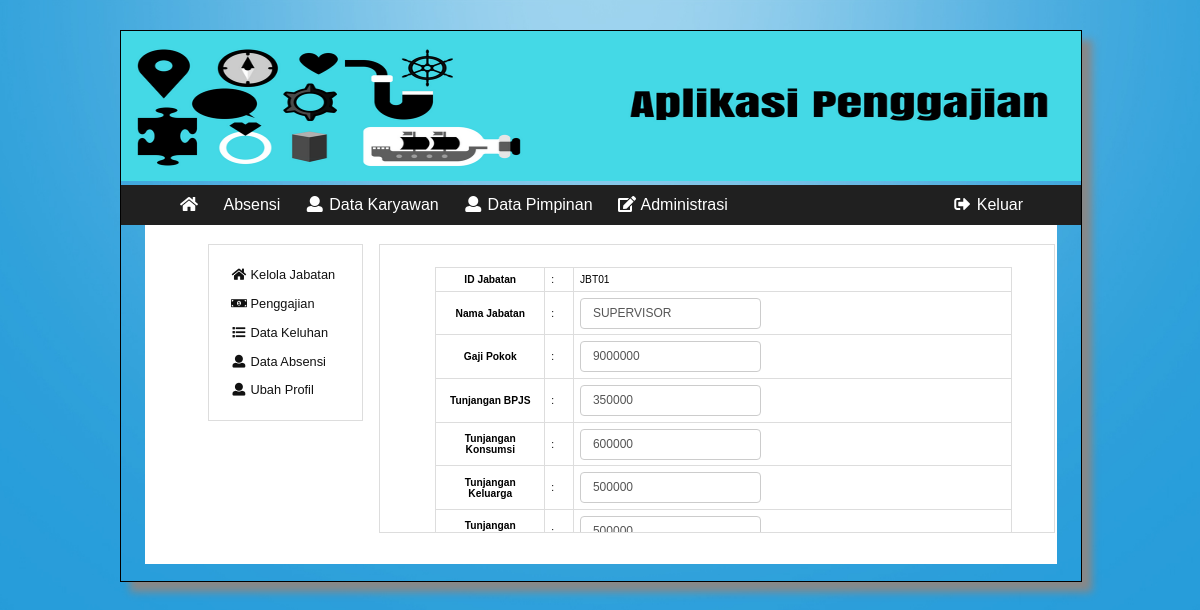
The app's page /admin/index.php?p=d_administrasi&k=a_jabatan_tools&idjab=JBT01&aksi=edit (signed in) with its own data.
### tables this page shows
CREATE TABLE `jabatan` (
  `id_jabatan` varchar(15) NOT NULL,
  `nama_jabatan` varchar(50) DEFAULT NULL,
  `gaji_pokok` double DEFAULT NULL,
  `tunjangan_bpjs` double DEFAULT NULL,
  `tunjangan_konsumsi` double DEFAULT NULL,
  `tunjangan_transport` double DEFAULT NULL,
  `tunjangan_keluarga` double DEFAULT NULL
);

### controller.php (called while the page is built, shortened)
<?php
if (!empty($_GET['idjab'])) {
  $idjab = $_GET['idjab'];
  $queryedit_jabatan = "SELECT * FROM jabatan WHERE id_jabatan = '$idjab' order by id_jabatan asc";
  $sqledit_jabatan = $mysqli->query($queryedit_jabatan);
}
?>

### admin/konten/administrasi/a_jabatan_tools.php (the view, shortened to what this page needs)
<div class="apps-content-item">
<?php
$aksi = $_GET['aksi'];
if ($aksi == 'edit') {
  ?>
    <form action="konten/proses/a_jabatan_edit_aksi.php" method="post">
      <table id="tbl">
        <?php
        foreach ($sqledit_jabatan as $key) {
          extract($key);
          ?>
               <tr>
                   <th width="19%">ID Jabatan</th>
                   <td width="5%">:</td>
                   <td><input type="hidden" name="id_jabatan" value="<?php echo $id_jabatan; ?>"><?php echo $id_jabatan; ?></td>
               </tr>
               <tr>
                   <th width="19%">Nama Jabatan</th>
                   <td width="5%">:</td>
                   <td><input type="text" name="nama_jabatan" value="<?php echo $nama_jabatan; ?>"></td>
               </tr>
               <tr>
                   <th width="19%">Gaji Pokok</th>
                   <td width="5%">:</td>
                   <td><input type="number" name="gaji_pokok" value="<?php echo $gaji_pokok; ?>"></td>
               </tr>
               <tr>
                   <th width="19%">Tunjangan BPJS</th>
                   <td width="5%">:</td>
                   <td><input type="number" name="tunjangan_bpjs" value="<?php echo $tunjangan_bpjs; ?>"></td>
               </tr>
               <tr>
                   <th width="19%">Tunjangan Konsumsi</th>
                   <td width="5%">:</td>
                   <td><input type="number" name="tunjangan_konsumsi" value="<?php echo $tunjangan_konsumsi; ?>"></td>
               </tr>
               <tr>
                   <th width="19%">Tunjangan Keluarga</th>
                   <td width="5%">:</td>
                   <td><input type="number" name="tunjangan_keluarga" value="<?php echo $tunjangan_keluarga; ?>"></td>
               </tr>
               <tr>
                   <th width="19%">Tunjangan Transportasi</th>
                   <td width="5%">:</td>
                   <td><input type="number" name="tunjangan_transport" value="<?php echo $tunjangan_transport; ?>"></td>
               </tr>
               <?php
             }
              ?>
       </table>
    </form>
  <?php
}
 ?>
</div>

### booking.css (style rules this page uses)
@media (min-width: 576px) { body { background: url(img/bg.jpg); -webkit-background-size: 100% 100%; -moz-background-size: 100% 100%; -o-background-size: 100% 100%; background-size: cover; background-repeat: no-repeat; background-position: center; position: absolute; background-attachment: fixed; margin: 0px; padding: 0px; background-color: #fff; overflow-x: hidden; } }
@media (min-width: 576px) { .apps-content-item { display: block; position: relative; float: left; width: 90%; font-size: 0.8em; padding: 1%; left : 5%; } }
@media (min-width: 576px) { #tbl { width: 100%; align-content: center; border-spacing: 0; border: 1px solid #ddd; border-right: 0; border-bottom: 0; display: table; position: relative; } }
@media (min-width: 576px) { #tbl th, #tbl td { padding: 1%; border: 1px solid #ddd; border-top: 0; border-left: 0; } }
@media (min-width: 576px) { #tbl input { padding: 6px 12px; font-size: 12px; line-height: 1.42857143; border-radius: 4px; color: #555; background-color: #fff; background-image: none; border: 1px solid #ccc; border-radius: 4px; } }

### records on screen
jabatan: id_jabatan "JBT01", nama_jabatan "SUPERVISOR", gaji_pokok "9000000", tunjangan_bpjs "350000", tunjangan_konsumsi "600000", tunjangan_keluarga "500000", tunjangan_transport "500000"
